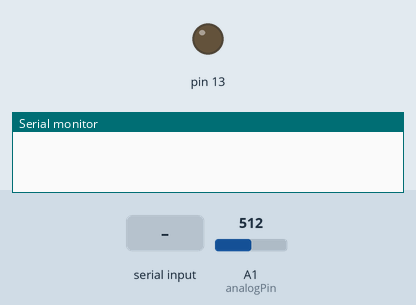
This sketch was run on a simulated Arduino Uno, built with avr-gcc and run on an emulated ATmega328P. On the bench: output pins drawn as LEDs (lit = HIGH), the last lines printed to the serial monitor. Inputs (shaded band) come from the test bench; at power-on: A1 (analogPin) = 512.

Above: at 1.2 s.
1.3 s: "1" received over Serial
At 2.3 s:
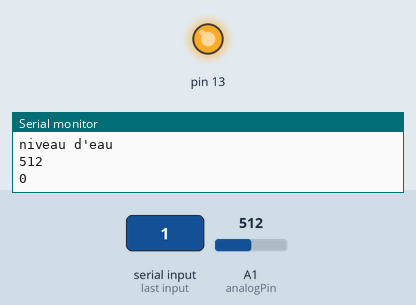
3.5 s: "0" received over Serial
At 5.0 s:
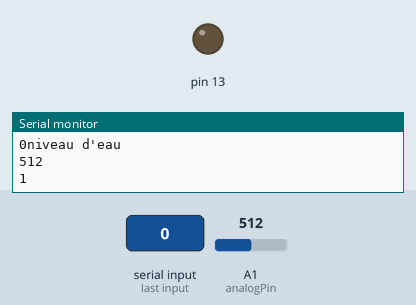
Timing chart, 0 to 6.5 s (numbered marks = the images above; inputs shaded):
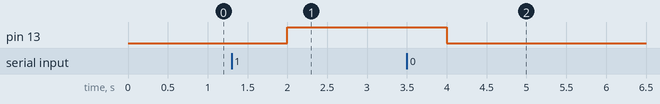

Measured:
- after the input at 1.3 s, pin 13: LOW → HIGH after 0.70 s
- after the input at 3.5 s, pin 13: HIGH → LOW after 0.50 s

The sketch:

code_arduino__eau_.ino
```cpp
//#define PIN_LED2 13 //le numero de la broche sur laquelle la lampe1 est branchee
int analogPin = A1; // pour le capteur d'eau
char data; //variable contenant le caractére lu
int water;
//int digitalPin = 13; // pour le relais


void setup() {
  pinMode(13, OUTPUT);
  digitalWrite(13, LOW);

  //pinMode(PIN_LED2,OUTPUT);
  //digitalWrite(PIN_LED2,LOW);
  Serial.begin(9600); // ouvre le port série
}

void loop() {

if (Serial.available())
  {
     water = analogRead(analogPin);
     Serial.println("niveau d'eau");
     Serial.println(water);
    //Si un message a été reçu -> faire ceci
    data= Serial.read();
    //récuperer le caractére reçu

    if(data=='1')
    {
       digitalWrite(13, HIGH);
      //Serial.write(water);
      Serial.write('0'); //envoyer le nouvel état de la pompe
     }
    else if(data=='0')
    {
      analogWrite(13,0);
      //Serial.write(water);
      Serial.write('1'); //envoyer le nouvel état de la pompe

    }
 }
  delay(1000); // attend une seconde
}
```
